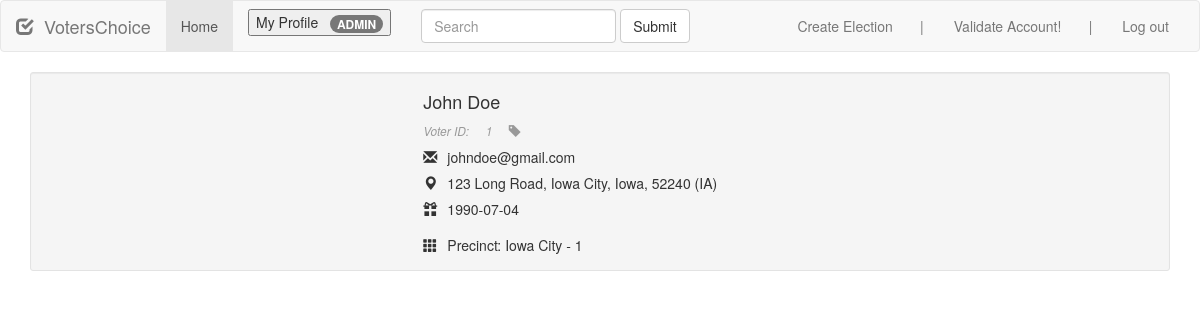
The app's page /php/profile.php (signed in), older data.
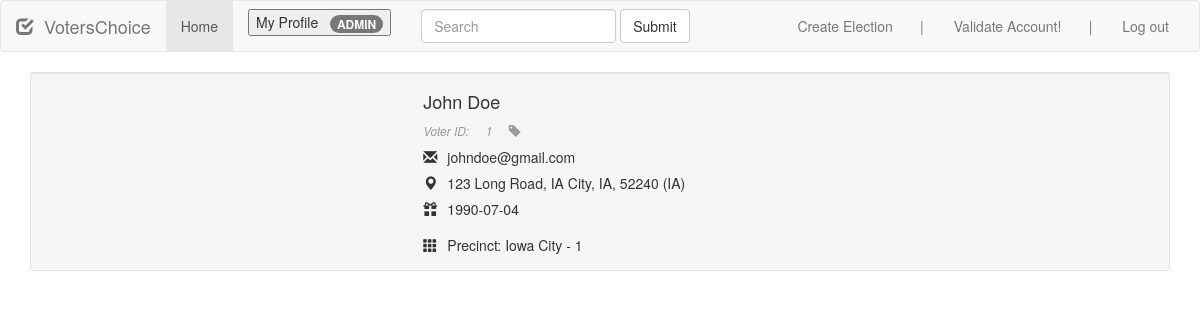
The same page, newer data.
### tables this page shows
CREATE TABLE Users (
    id int NOT NULL,
    full_name varchar(255) NOT NULL,
    email varchar(255) NOT NULL,
    password varchar(20) NOT NULL,
    license_nmbr varchar(25),
    address varchar(255) NOT NULL,
    zipcode int NOT NULL,
    permissions int NOT NULL,
    dob date NOT NULL,
    state char(2) NOT NULL,
    gender char(1),
    party_aff char(3),
    ssn int,
    passport_nmbr int,
    CONSTRAINT Users_pk PRIMARY KEY (id)
);

### php/profile.php (the view, shortened to what this page needs)
<!doctype html>
<html class="no-js" lang="en">
    <head>
        <link rel="stylesheet" href="../css/homepage.css">
        <link rel="stylesheet" href="../css/modal.css">
        <link rel="stylesheet" href="../css/election.css">
    </head>
    <body>
        <?php
            $con = mysqli_connect(DB_SERVER,DB_USERNAME,DB_PASSWORD,DB_DATABASE);
            if(!isset($_POST["submit"])){
                $get_user_info = "SELECT * FROM users WHERE id = '" . $_SESSION["voterID"] . "'";
                $res = $con->query($get_user_info);
            }
            else{
                $get_user_info = "SELECT * FROM users WHERE id = '" . $_POST["submit"] . "'";
                $res = $con->query($get_user_info);
            }
            $row = $res->fetch_assoc();
            include("navbar-admin.php");
        ?>
        <div class="container">
            <div class="row">
                <div class="col-lg-12">
                    <div class="well well-sm">
                        <div class="row">
                            <div class="col-sm-6 col-md-4">
                            </div>
                            <div class="col-sm-6 col-md-8">
                                <h4>
                                    <?php echo $row["full_name"]; ?></h4>
                                <?php if(isset($_POST["submit"])){ ?>
                                    <small><cite title="Voter ID">Voter ID: &nbsp &nbsp <?php echo $_POST["submit"]; ?>  &nbsp &nbsp <i class="glyphicon glyphicon-tag">
                                <?php } else{ ?>
                                    <small><cite title="Voter ID">Voter ID: &nbsp &nbsp <?php echo $_SESSION["voterID"]; ?>  &nbsp &nbsp <i class="glyphicon glyphicon-tag">
                                <?php } ?>
                                </hr></i></cite></small>
                                <p>
                                    <i class="glyphicon glyphicon-envelope"></i><?php echo $row["email"]; ?>
                                    <br />
                                    <i class="glyphicon glyphicon-map-marker"></i><?php echo $row["address"] . ", " . $row["zipcode"] . " (" . $row["state"] . ")"; ?>
                                    <br />
                                    <i class="glyphicon glyphicon-gift"></i><?php echo $row["dob"]; ?></p>
                                    <?php if($_SESSION["voterID"] == $row["id"]){echo '<i class="glyphicon glyphicon-th"></i>Precinct: ' . $_SESSION["precinct_name"];} ?>
                            </div>
                        </div>
                    </div>
                </div>
            </div>
        </div>
    </body>
</html>

### php/navbar-admin.php (shortened to what this page needs)
<?php 	if($_SESSION["permissions"] == 1){
			$perm = "ADMIN";
		}
?>
<nav class="navbar navbar-default">
  <div class="container-fluid">
    <div class="navbar-header">
      <a class="navbar-brand" href="homepage.php"><span class="glyphicon glyphicon-check" aria-hidden="true"></span>VotersChoice</a>
    </div>
    <div class="collapse navbar-collapse" id="bs-example-navbar-collapse-1">
      <ul class="nav navbar-nav">
        <li class="active"><a href="homepage.php">Home</a></li>
      </ul>
      <form class="navbar-form navbar-left" action="profile.php" method="post">
        <button type="submit">My Profile &nbsp <span class="badge"> <?php echo $perm; ?></span></button>
      </form>
      <?php if ($perm == "ADMIN"){ ?>
        <form class="navbar-form navbar-left" action="search.php" method="post">
          <div class="form-group">
            <input type="text" class="form-control" placeholder="Search" name="search">
          </div>
          <button type="submit" class="btn btn-default">Submit</button>
        </form>
      <?php } ?>
      <ul class="nav navbar-nav navbar-right">
        <?php if ($perm == "ADMIN" || $perm == "CM"){ ?>
          <li><a data-toggle="modal" href="#election-modal">Create Election&nbsp&nbsp&nbsp&nbsp&nbsp&nbsp&nbsp|
        <?php } ?>
        <?php if($_SESSION["valid"] == 0){ ?>
          <li><a data-toggle="modal" href="#validate-account">Validate Account!&nbsp&nbsp&nbsp&nbsp&nbsp&nbsp&nbsp|
        <?php } ?>
        <li><a href="logout.php">Log out</a></li>
      </ul>
    </div>
  </div>
</nav>

### css/homepage.css (style rules this page uses)
input { height: 20px; width: 300px; border: 1px solid #000; margin-top: 10px; }

### css/election.css (style rules this page uses)
.glyphicon { margin-bottom: 10px;margin-right: 10px; }
small { display: block; line-height: 1.428571429; color: #999; }

Row changes from the older to the newer data that the page shows:
changed users "John Doe": address "123 Long Road, Iowa City, Iowa" → "123 Long Road, IA City, IA"
